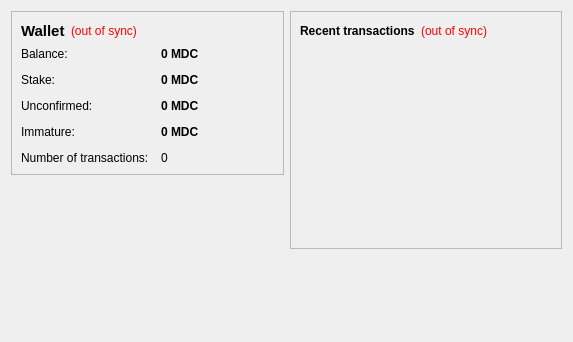
<?xml version="1.0" encoding="UTF-8"?>
<ui version="4.0">
 <class>OverviewPage</class>
 <widget class="QWidget" name="OverviewPage">
  <property name="geometry">
   <rect>
    <x>0</x>
    <y>0</y>
    <width>573</width>
    <height>342</height>
   </rect>
  </property>
  <property name="windowTitle">
   <string>Form</string>
  </property>
  <layout class="QHBoxLayout" name="horizontalLayout" stretch="1,1">
   <item>
    <layout class="QVBoxLayout" name="verticalLayout_2">
     <item>
      <widget class="QFrame" name="frame">
       <property name="frameShape">
        <enum>QFrame::StyledPanel</enum>
       </property>
       <property name="frameShadow">
        <enum>QFrame::Raised</enum>
       </property>
       <layout class="QVBoxLayout" name="verticalLayout_4">
        <item>
         <layout class="QHBoxLayout" name="horizontalLayout_4">
          <item>
           <widget class="QLabel" name="label_5">
            <property name="font">
             <font>
              <pointsize>11</pointsize>
              <weight>75</weight>
              <bold>true</bold>
             </font>
            </property>
            <property name="text">
             <string>Wallet</string>
            </property>
           </widget>
          </item>
          <item>
           <widget class="QLabel" name="labelWalletStatus">
            <property name="toolTip">
             <string>The displayed information may be out of date. Your wallet automatically synchronizes with the Monducoin network after a connection is established, but this process has not completed yet.</string>
            </property>
            <property name="styleSheet">
             <string notr="true">QLabel { color: red; }</string>
            </property>
            <property name="text">
             <string notr="true">(out of sync)</string>
            </property>
            <property name="alignment">
             <set>Qt::AlignLeading|Qt::AlignLeft|Qt::AlignVCenter</set>
            </property>
           </widget>
          </item>
          <item>
           <spacer name="horizontalSpacer_2">
            <property name="orientation">
             <enum>Qt::Horizontal</enum>
            </property>
            <property name="sizeHint" stdset="0">
             <size>
              <width>40</width>
              <height>20</height>
             </size>
            </property>
           </spacer>
          </item>
         </layout>
        </item>
        <item>
         <layout class="QFormLayout" name="formLayout_2">
          <property name="fieldGrowthPolicy">
           <enum>QFormLayout::AllNonFixedFieldsGrow</enum>
          </property>
          <property name="horizontalSpacing">
           <number>12</number>
          </property>
          <property name="verticalSpacing">
           <number>12</number>
          </property>
          <item row="0" column="0">
           <widget class="QLabel" name="label">
            <property name="text">
             <string>Balance:</string>
            </property>
           </widget>
          </item>
          <item row="0" column="1">
           <widget class="QLabel" name="labelBalance">
            <property name="font">
             <font>
              <weight>75</weight>
              <bold>true</bold>
             </font>
            </property>
            <property name="cursor">
             <cursorShape>IBeamCursor</cursorShape>
            </property>
            <property name="toolTip">
             <string>Your current balance</string>
            </property>
            <property name="text">
             <string notr="true">0 MDC</string>
            </property>
            <property name="textInteractionFlags">
             <set>Qt::LinksAccessibleByMouse|Qt::TextSelectableByKeyboard|Qt::TextSelectableByMouse</set>
            </property>
           </widget>
          </item>
          <item row="1" column="0">
           <widget class="QLabel" name="label_6">
            <property name="text">
             <string>Stake:</string>
            </property>
           </widget>
          </item>
          <item row="1" column="1">
           <widget class="QLabel" name="labelStake">
            <property name="font">
             <font>
              <weight>75</weight>
              <bold>true</bold>
             </font>
            </property>
            <property name="cursor">
             <cursorShape>IBeamCursor</cursorShape>
            </property>
            <property name="toolTip">
             <string>Total of coins that was staked, and do not yet count toward the current balance</string>
            </property>
            <property name="text">
             <string notr="true">0 MDC</string>
            </property>
            <property name="textInteractionFlags">
             <set>Qt::LinksAccessibleByMouse|Qt::TextSelectableByKeyboard|Qt::TextSelectableByMouse</set>
            </property>
           </widget>
          </item>
          <item row="2" column="0">
           <widget class="QLabel" name="label_3">
            <property name="text">
             <string>Unconfirmed:</string>
            </property>
           </widget>
          </item>
          <item row="2" column="1">
           <widget class="QLabel" name="labelUnconfirmed">
            <property name="font">
             <font>
              <weight>75</weight>
              <bold>true</bold>
             </font>
            </property>
            <property name="cursor">
             <cursorShape>IBeamCursor</cursorShape>
            </property>
            <property name="toolTip">
             <string>Total of transactions that have yet to be confirmed, and do not yet count toward the current balance</string>
            </property>
            <property name="text">
             <string notr="true">0 MDC</string>
            </property>
            <property name="textInteractionFlags">
             <set>Qt::LinksAccessibleByMouse|Qt::TextSelectableByKeyboard|Qt::TextSelectableByMouse</set>
            </property>
           </widget>
          </item>
          <item row="3" column="0">
           <widget class="QLabel" name="labelImmatureText">
            <property name="text">
             <string>Immature:</string>
            </property>
           </widget>
          </item>
          <item row="3" column="1">
           <widget class="QLabel" name="labelImmature">
            <property name="font">
             <font>
              <weight>75</weight>
              <bold>true</bold>
             </font>
            </property>
            <property name="toolTip">
             <string>Mined balance that has not yet matured</string>
            </property>
            <property name="text">
             <string notr="true">0 MDC</string>
            </property>
            <property name="textInteractionFlags">
             <set>Qt::LinksAccessibleByMouse|Qt::TextSelectableByKeyboard|Qt::TextSelectableByMouse</set>
            </property>
           </widget>
          </item>
          <item row="4" column="0">
           <widget class="QLabel" name="label_2">
            <property name="text">
             <string>Number of transactions:</string>
            </property>
           </widget>
          </item>
          <item row="4" column="1">
           <widget class="QLabel" name="labelNumTransactions">
            <property name="toolTip">
             <string>Total number of transactions in wallet</string>
            </property>
            <property name="text">
             <string notr="true">0</string>
            </property>
           </widget>
          </item>
         </layout>
        </item>
       </layout>
      </widget>
     </item>
     <item>
      <spacer name="verticalSpacer">
       <property name="orientation">
        <enum>Qt::Vertical</enum>
       </property>
       <property name="sizeHint" stdset="0">
        <size>
         <width>20</width>
         <height>40</height>
        </size>
       </property>
      </spacer>
     </item>
     <item>
      <widget class="QLabel" name="label_6">
       <property name="text">
        <string/>
       </property>
       <property name="pixmap">
        <pixmap resource="../bitcoin.qrc">:/images/backg</pixmap>
       </property>
       <property name="scaledContents">
        <bool>false</bool>
       </property>
       <property name="alignment">
        <set>Qt::AlignCenter</set>
       </property>
       <property name="margin">
        <number>-2</number>
       </property>
      </widget>
     </item>
    </layout>
   </item>
   <item>
    <layout class="QVBoxLayout" name="verticalLayout_3">
     <item>
      <widget class="QFrame" name="frame_2">
       <property name="frameShape">
        <enum>QFrame::StyledPanel</enum>
       </property>
       <property name="frameShadow">
        <enum>QFrame::Raised</enum>
       </property>
       <layout class="QVBoxLayout" name="verticalLayout">
        <item>
         <layout class="QHBoxLayout" name="horizontalLayout_2">
          <item>
           <widget class="QLabel" name="label_4">
            <property name="text">
             <string>&lt;b&gt;Recent transactions&lt;/b&gt;</string>
            </property>
           </widget>
          </item>
          <item>
           <widget class="QLabel" name="labelTransactionsStatus">
            <property name="toolTip">
             <string>The displayed information may be out of date. Your wallet automatically synchronizes with the Monducoin network after a connection is established, but this process has not completed yet.</string>
            </property>
            <property name="styleSheet">
             <string notr="true">QLabel { color: red; }</string>
            </property>
            <property name="text">
             <string notr="true">(out of sync)</string>
            </property>
            <property name="alignment">
             <set>Qt::AlignRight|Qt::AlignTrailing|Qt::AlignVCenter</set>
            </property>
           </widget>
          </item>
          <item>
           <spacer name="horizontalSpacer">
            <property name="orientation">
             <enum>Qt::Horizontal</enum>
            </property>
            <property name="sizeHint" stdset="0">
             <size>
              <width>40</width>
              <height>20</height>
             </size>
            </property>
           </spacer>
          </item>
         </layout>
        </item>
        <item>
         <widget class="QListView" name="listTransactions">
          <property name="styleSheet">
           <string notr="true">QListView { background: transparent; }</string>
          </property>
          <property name="frameShape">
           <enum>QFrame::NoFrame</enum>
          </property>
          <property name="verticalScrollBarPolicy">
           <enum>Qt::ScrollBarAlwaysOff</enum>
          </property>
          <property name="horizontalScrollBarPolicy">
           <enum>Qt::ScrollBarAlwaysOff</enum>
          </property>
          <property name="selectionMode">
           <enum>QAbstractItemView::NoSelection</enum>
          </property>
         </widget>
        </item>
       </layout>
      </widget>
     </item>
     <item>
      <spacer name="verticalSpacer_2">
       <property name="orientation">
        <enum>Qt::Vertical</enum>
       </property>
       <property name="sizeHint" stdset="0">
        <size>
         <width>20</width>
         <height>40</height>
        </size>
       </property>
      </spacer>
     </item>
    </layout>
   </item>
  </layout>
 </widget>
 <resources/>
 <connections/>
</ui>
